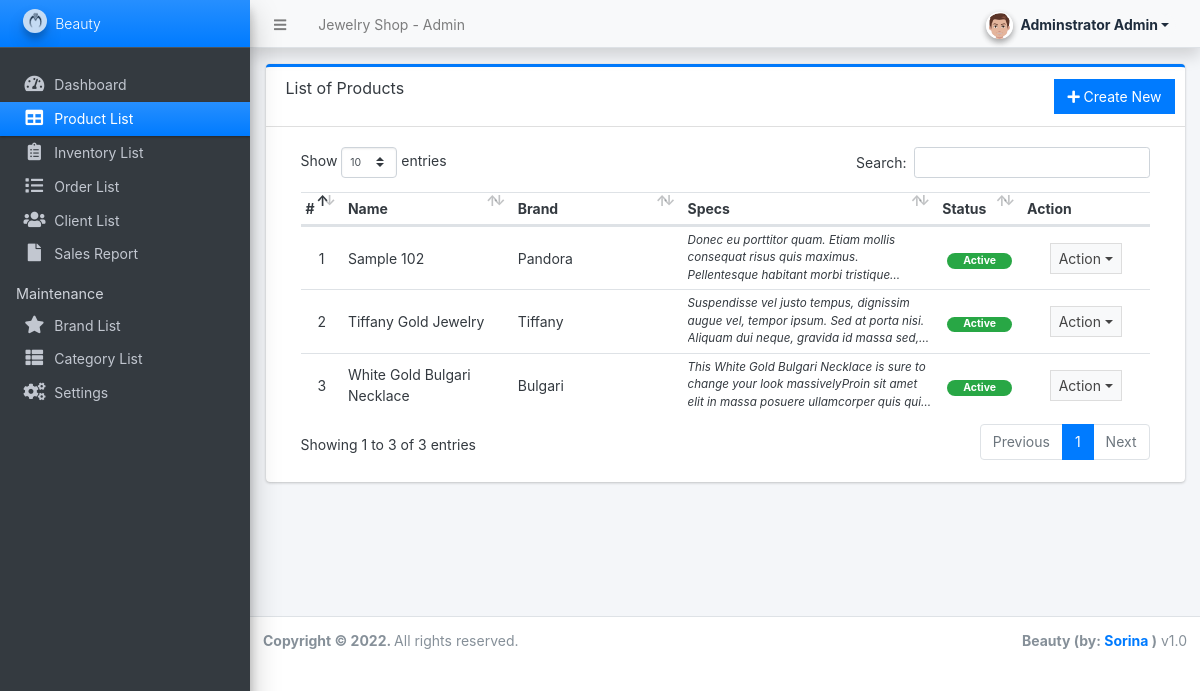
/admin/?page=product (signed in), run on an earlier commit of the app's database.
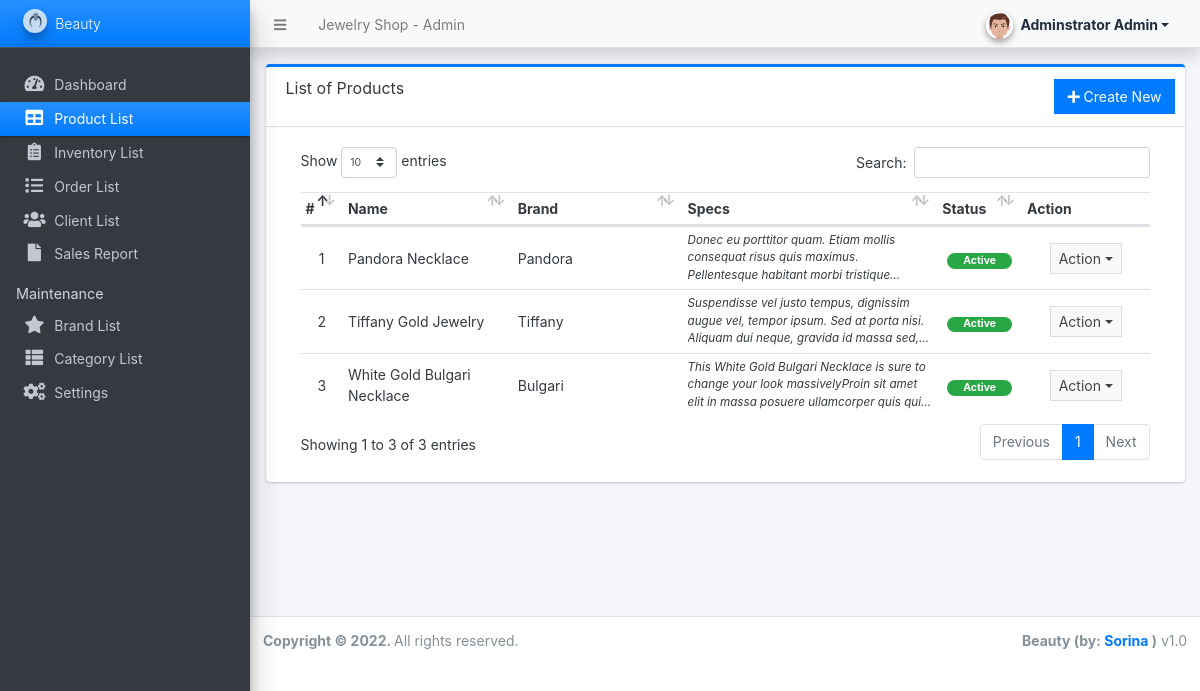
And on a later commit of the database.
### tables this page shows
CREATE TABLE `products` (
  `id` int(30) NOT NULL,
  `brand_id` int(30) NOT NULL,
  `category_id` int(30) NOT NULL,
  `name` varchar(250) NOT NULL,
  `specs` text NOT NULL,
  `status` tinyint(1) NOT NULL DEFAULT 1,
  `delete_flag` tinyint(1) NOT NULL DEFAULT 0,
  `date_created` datetime NOT NULL DEFAULT current_timestamp()
);

CREATE TABLE `brands` (
  `id` int(30) NOT NULL,
  `name` varchar(250) NOT NULL,
  `description` text DEFAULT NULL,
  `image_path` text DEFAULT NULL,
  `status` tinyint(1) NOT NULL DEFAULT 1,
  `delete_flag` tinyint(1) NOT NULL DEFAULT 0,
  `date_created` datetime NOT NULL DEFAULT current_timestamp()
);

### admin/product/index.php (the view, shortened to what this page needs)
<div class="card card-outline card-primary">
	<div class="card-header">
		<h3 class="card-title">List of Products</h3>
		<div class="card-tools">
			<a href="?page=product/manage_product" class="btn btn-flat btn-primary"><span class="fas fa-plus"></span>  Create New</a>
		</div>
	</div>
	<div class="card-body">
		<div class="container-fluid">
        <div class="container-fluid">
			<table class="table table-hover table-strip">
				<colgroup>
					<col width="5%">
					<col width="20%">
					<col width="20%">
					<col width="30%">
					<col width="10%">
					<col width="15%">
				</colgroup>
				<thead>
					<tr>
						<th>#</th>
						<th>Name</th>
						<th>Brand</th>
						<th>Specs</th>
						<th>Status</th>
						<th>Action</th>
					</tr>
				</thead>
				<tbody>
					<?php
					$i = 1;
						$qry = $conn->query("SELECT p.*,b.name as bname from `products` p inner join brands b on p.brand_id = b.id where p.delete_flag = 0 order by (p.name) asc ");
						while($row = $qry->fetch_assoc()):
							foreach($row as $k=> $v){
								$row[$k] = trim(stripslashes($v));
							}
                            $row['specs'] = strip_tags(stripslashes(html_entity_decode($row['specs'])));
					?>
						<tr>
							<td class="text-center"><?php echo $i++; ?></td>
							<td><?php echo $row['name'] ?></td>
							<td><?php echo $row['bname'] ?></td>
							<td ><p class="m-0 truncate"><?php echo $row['specs'] ?></p></td>
							<td class="text-center">
                                <?php if($row['status'] == 1): ?>
                                    <span class="badge badge-success px-3 rounded-pill">Active</span>
                                <?php else: ?>
                                    <span class="badge badge-danger px-3 rounded-pill">Inactive</span>
                                <?php endif; ?>
                            </td>
							<td align="center">
								 <button type="button" class="btn btn-flat btn-default btn-sm dropdown-toggle dropdown-icon" data-toggle="dropdown">
				                  		Action
				                  </button>
							</td>
						</tr>
					<?php endwhile; ?>
				</tbody>
			</table>
		</div>
		</div>
	</div>
</div>

What changed in the data, as far as the page shows it:
changed products "Pandora": name "Sample 102" → "Pandora Necklace"
